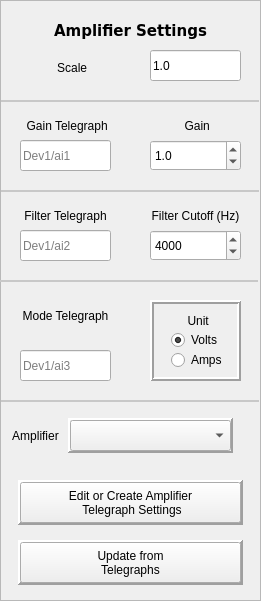
   <widget class="QFrame" name="frame_3">
    <property name="geometry">
     <rect>
      <x>250</x>
      <y>70</y>
      <width>261</width>
      <height>601</height>
     </rect>
    </property>
    <property name="frameShape">
     <enum>QFrame::StyledPanel</enum>
    </property>
    <property name="frameShadow">
     <enum>QFrame::Sunken</enum>
    </property>
    <widget class="QLabel" name="label_19">
     <property name="geometry">
      <rect>
       <x>0</x>
       <y>10</y>
       <width>261</width>
       <height>41</height>
      </rect>
     </property>
     <property name="font">
      <font>
       <family>Verdana</family>
       <pointsize>11</pointsize>
       <weight>75</weight>
       <bold>true</bold>
      </font>
     </property>
     <property name="text">
      <string>Amplifier Settings</string>
     </property>
     <property name="alignment">
      <set>Qt::AlignCenter</set>
     </property>
    </widget>
    <widget class="QLabel" name="label_10">
     <property name="geometry">
      <rect>
       <x>0</x>
       <y>110</y>
       <width>131</width>
       <height>31</height>
      </rect>
     </property>
     <property name="toolTip">
      <string>Change gain by telegraph</string>
     </property>
     <property name="text">
      <string> Gain Telegraph</string>
     </property>
     <property name="alignment">
      <set>Qt::AlignCenter</set>
     </property>
    </widget>
    <widget class="QFrame" name="frame">
     <property name="geometry">
      <rect>
       <x>150</x>
       <y>300</y>
       <width>91</width>
       <height>81</height>
      </rect>
     </property>
     <property name="toolTip">
      <string>Change units manually</string>
     </property>
     <property name="autoFillBackground">
      <bool>true</bool>
     </property>
     <property name="styleSheet">
      <string notr="true"/>
     </property>
     <property name="frameShape">
      <enum>QFrame::Box</enum>
     </property>
     <property name="frameShadow">
      <enum>QFrame::Raised</enum>
     </property>
     <property name="lineWidth">
      <number>2</number>
     </property>
     <property name="midLineWidth">
      <number>0</number>
     </property>
     <widget class="QLabel" name="label_6">
      <property name="geometry">
       <rect>
        <x>6</x>
        <y>10</y>
        <width>81</width>
        <height>21</height>
       </rect>
      </property>
      <property name="text">
       <string> Unit</string>
      </property>
      <property name="alignment">
       <set>Qt::AlignCenter</set>
      </property>
     </widget>
     <widget class="QRadioButton" name="amps_radio">
      <property name="geometry">
       <rect>
        <x>21</x>
        <y>50</y>
        <width>61</width>
        <height>20</height>
       </rect>
      </property>
      <property name="text">
       <string>Amps</string>
      </property>
      <property name="checked">
       <bool>false</bool>
      </property>
      <property name="autoExclusive">
       <bool>true</bool>
      </property>
     </widget>
     <widget class="QRadioButton" name="volts_radio">
      <property name="geometry">
       <rect>
        <x>21</x>
        <y>30</y>
        <width>61</width>
        <height>20</height>
       </rect>
      </property>
      <property name="toolTip">
       <string>Select </string>
      </property>
      <property name="layoutDirection">
       <enum>Qt::LeftToRight</enum>
      </property>
      <property name="text">
       <string>Volts</string>
      </property>
      <property name="checked">
       <bool>true</bool>
      </property>
     </widget>
    </widget>
    <widget class="QLabel" name="label_9">
     <property name="geometry">
      <rect>
       <x>0</x>
       <y>52</y>
       <width>141</width>
       <height>31</height>
      </rect>
     </property>
     <property name="toolTip">
      <string>Amplidier scale (before gain)</string>
     </property>
     <property name="text">
      <string> Scale</string>
     </property>
     <property name="textFormat">
      <enum>Qt::AutoText</enum>
     </property>
     <property name="alignment">
      <set>Qt::AlignCenter</set>
     </property>
    </widget>
    <widget class="QLineEdit" name="gain_telegraph">
     <property name="geometry">
      <rect>
       <x>20</x>
       <y>140</y>
       <width>91</width>
       <height>31</height>
      </rect>
     </property>
     <property name="toolTip">
      <string>Change gain by telegraph</string>
     </property>
     <property name="placeholderText">
      <string>Dev1/ai1</string>
     </property>
    </widget>
    <widget class="QDoubleSpinBox" name="gain_spinner">
     <property name="geometry">
      <rect>
       <x>150</x>
       <y>140</y>
       <width>91</width>
       <height>31</height>
      </rect>
     </property>
     <property name="toolTip">
      <string>Change gain manually</string>
     </property>
     <property name="buttonSymbols">
      <enum>QAbstractSpinBox::UpDownArrows</enum>
     </property>
     <property name="decimals">
      <number>1</number>
     </property>
     <property name="maximum">
      <double>100.000000000000000</double>
     </property>
     <property name="value">
      <double>1.000000000000000</double>
     </property>
    </widget>
    <widget class="Line" name="line">
     <property name="geometry">
      <rect>
       <x>1</x>
       <y>100</y>
       <width>258</width>
       <height>2</height>
      </rect>
     </property>
     <property name="styleSheet">
      <string notr="true">background-color: rgb(200, 200, 200);</string>
     </property>
     <property name="frameShadow">
      <enum>QFrame::Sunken</enum>
     </property>
     <property name="lineWidth">
      <number>0</number>
     </property>
     <property name="orientation">
      <enum>Qt::Horizontal</enum>
     </property>
    </widget>
    <widget class="QLabel" name="label_16">
     <property name="geometry">
      <rect>
       <x>130</x>
       <y>110</y>
       <width>131</width>
       <height>31</height>
      </rect>
     </property>
     <property name="toolTip">
      <string>Change gain manually</string>
     </property>
     <property name="text">
      <string> Gain</string>
     </property>
     <property name="alignment">
      <set>Qt::AlignCenter</set>
     </property>
    </widget>
    <widget class="QLabel" name="label_20">
     <property name="geometry">
      <rect>
       <x>0</x>
       <y>200</y>
       <width>131</width>
       <height>31</height>
      </rect>
     </property>
     <property name="toolTip">
      <string>Change filter cuttoff by telegraph</string>
     </property>
     <property name="text">
      <string>Filter Telegraph</string>
     </property>
     <property name="alignment">
      <set>Qt::AlignCenter</set>
     </property>
    </widget>
    <widget class="QLabel" name="label_21">
     <property name="geometry">
      <rect>
       <x>130</x>
       <y>200</y>
       <width>131</width>
       <height>31</height>
      </rect>
     </property>
     <property name="toolTip">
      <string>Change filter cuttoff manually</string>
     </property>
     <property name="text">
      <string>Filter Cutoff (Hz)</string>
     </property>
     <property name="alignment">
      <set>Qt::AlignCenter</set>
     </property>
    </widget>
    <widget class="QLineEdit" name="fc_telegraph">
     <property name="geometry">
      <rect>
       <x>20</x>
       <y>230</y>
       <width>91</width>
       <height>31</height>
      </rect>
     </property>
     <property name="toolTip">
      <string>Change filter cuttoff by telegraph</string>
     </property>
     <property name="placeholderText">
      <string>Dev1/ai2</string>
     </property>
    </widget>
    <widget class="QFrame" name="frame_24">
     <property name="geometry">
      <rect>
       <x>18</x>
       <y>540</y>
       <width>225</width>
       <height>45</height>
      </rect>
     </property>
     <property name="font">
      <font>
       <family>MS Shell Dlg 2</family>
       <weight>75</weight>
       <bold>true</bold>
      </font>
     </property>
     <property name="toolTip">
      <string>Update units, gain and fc cutoff.</string>
     </property>
     <property name="frameShape">
      <enum>QFrame::Panel</enum>
     </property>
     <property name="frameShadow">
      <enum>QFrame::Raised</enum>
     </property>
     <property name="lineWidth">
      <number>3</number>
     </property>
     <property name="midLineWidth">
      <number>1</number>
     </property>
    </widget>
    <widget class="QPushButton" name="update_gain_fc_unit">
     <property name="geometry">
      <rect>
       <x>20</x>
       <y>542</y>
       <width>221</width>
       <height>41</height>
      </rect>
     </property>
     <property name="toolTip">
      <string>Updates gain, filter and unit from telegraph</string>
     </property>
     <property name="text">
      <string>Update from
Telegraphs</string>
     </property>
    </widget>
    <widget class="QLineEdit" name="units_telegraph">
     <property name="geometry">
      <rect>
       <x>20</x>
       <y>350</y>
       <width>91</width>
       <height>31</height>
      </rect>
     </property>
     <property name="toolTip">
      <string>Change unit by telegraph</string>
     </property>
     <property name="placeholderText">
      <string>Dev1/ai3</string>
     </property>
    </widget>
    <widget class="QLabel" name="label_34">
     <property name="geometry">
      <rect>
       <x>0</x>
       <y>300</y>
       <width>131</width>
       <height>31</height>
      </rect>
     </property>
     <property name="toolTip">
      <string>Change unit by telegraph </string>
     </property>
     <property name="text">
      <string>Mode Telegraph</string>
     </property>
     <property name="alignment">
      <set>Qt::AlignCenter</set>
     </property>
    </widget>
    <widget class="QLabel" name="label_13">
     <property name="geometry">
      <rect>
       <x>0</x>
       <y>420</y>
       <width>71</width>
       <height>31</height>
      </rect>
     </property>
     <property name="toolTip">
      <string>Patch clamp amplifier settings</string>
     </property>
     <property name="text">
      <string>Amplifier</string>
     </property>
     <property name="alignment">
      <set>Qt::AlignCenter</set>
     </property>
    </widget>
    <widget class="QComboBox" name="amplifier_box">
     <property name="geometry">
      <rect>
       <x>70</x>
       <y>420</y>
       <width>161</width>
       <height>31</height>
      </rect>
     </property>
     <property name="toolTip">
      <string>Patch clamp amplifier settings</string>
     </property>
    </widget>
    <widget class="QFrame" name="frame_13">
     <property name="geometry">
      <rect>
       <x>68</x>
       <y>418</y>
       <width>165</width>
       <height>35</height>
      </rect>
     </property>
     <property name="font">
      <font>
       <family>MS Shell Dlg 2</family>
       <weight>75</weight>
       <bold>true</bold>
      </font>
     </property>
     <property name="frameShape">
      <enum>QFrame::Panel</enum>
     </property>
     <property name="frameShadow">
      <enum>QFrame::Raised</enum>
     </property>
     <property name="lineWidth">
      <number>2</number>
     </property>
     <property name="midLineWidth">
      <number>1</number>
     </property>
    </widget>
    <widget class="QSpinBox" name="fc_spinner">
     <property name="enabled">
      <bool>true</bool>
     </property>
     <property name="geometry">
      <rect>
       <x>150</x>
       <y>230</y>
       <width>91</width>
       <height>31</height>
      </rect>
     </property>
     <property name="toolTip">
      <string>Change filter cuttoff manually</string>
     </property>
     <property name="maximum">
      <number>100000</number>
     </property>
     <property name="singleStep">
      <number>1000</number>
     </property>
     <property name="value">
      <number>4000</number>
     </property>
    </widget>
    <widget class="QFrame" name="frame_25">
     <property name="geometry">
      <rect>
       <x>18</x>
       <y>480</y>
       <width>225</width>
       <height>45</height>
      </rect>
     </property>
     <property name="font">
      <font>
       <family>MS Shell Dlg 2</family>
       <weight>75</weight>
       <bold>true</bold>
      </font>
     </property>
     <property name="toolTip">
      <string>Creates new telegraph values for an amplifier</string>
     </property>
     <property name="frameShape">
      <enum>QFrame::Panel</enum>
     </property>
     <property name="frameShadow">
      <enum>QFrame::Raised</enum>
     </property>
     <property name="lineWidth">
      <number>3</number>
     </property>
     <property name="midLineWidth">
      <number>1</number>
     </property>
    </widget>
    <widget class="QPushButton" name="create_telegraph_dictionary">
     <property name="geometry">
      <rect>
       <x>20</x>
       <y>482</y>
       <width>221</width>
       <height>41</height>
      </rect>
     </property>
     <property name="toolTip">
      <string>Creates new telegraph values for an amplifier</string>
     </property>
     <property name="text">
      <string>Edit or Create Amplifier
 Telegraph Settings</string>
     </property>
    </widget>
    <widget class="Line" name="line_5">
     <property name="geometry">
      <rect>
       <x>1</x>
       <y>190</y>
       <width>258</width>
       <height>2</height>
      </rect>
     </property>
     <property name="styleSheet">
      <string notr="true">background-color: rgb(200, 200, 200);</string>
     </property>
     <property name="frameShadow">
      <enum>QFrame::Sunken</enum>
     </property>
     <property name="lineWidth">
      <number>0</number>
     </property>
     <property name="orientation">
      <enum>Qt::Horizontal</enum>
     </property>
    </widget>
    <widget class="Line" name="line_2">
     <property name="geometry">
      <rect>
       <x>0</x>
       <y>280</y>
       <width>258</width>
       <height>2</height>
      </rect>
     </property>
     <property name="styleSheet">
      <string notr="true">background-color: rgb(200, 200, 200);</string>
     </property>
     <property name="frameShadow">
      <enum>QFrame::Sunken</enum>
     </property>
     <property name="lineWidth">
      <number>0</number>
     </property>
     <property name="orientation">
      <enum>Qt::Horizontal</enum>
     </property>
    </widget>
    <widget class="Line" name="line_3">
     <property name="geometry">
      <rect>
       <x>1</x>
       <y>400</y>
       <width>258</width>
       <height>2</height>
      </rect>
     </property>
     <property name="styleSheet">
      <string notr="true">background-color: rgb(200, 200, 200);</string>
     </property>
     <property name="frameShadow">
      <enum>QFrame::Sunken</enum>
     </property>
     <property name="lineWidth">
      <number>0</number>
     </property>
     <property name="orientation">
      <enum>Qt::Horizontal</enum>
     </property>
    </widget>
    <widget class="QLineEdit" name="scale_box">
     <property name="geometry">
      <rect>
       <x>150</x>
       <y>50</y>
       <width>91</width>
       <height>31</height>
      </rect>
     </property>
     <property name="toolTip">
      <string>Amplidier scale (before gain)</string>
     </property>
     <property name="text">
      <string>1.0</string>
     </property>
     <property name="placeholderText">
      <string/>
     </property>
    </widget>
    <zorder>frame_13</zorder>
    <zorder>label_19</zorder>
    <zorder>label_10</zorder>
    <zorder>frame</zorder>
    <zorder>label_9</zorder>
    <zorder>gain_telegraph</zorder>
    <zorder>gain_spinner</zorder>
    <zorder>line</zorder>
    <zorder>label_16</zorder>
    <zorder>label_20</zorder>
    <zorder>label_21</zorder>
    <zorder>fc_telegraph</zorder>
    <zorder>frame_24</zorder>
    <zorder>update_gain_fc_unit</zorder>
    <zorder>units_telegraph</zorder>
    <zorder>label_34</zorder>
    <zorder>label_13</zorder>
    <zorder>amplifier_box</zorder>
    <zorder>fc_spinner</zorder>
    <zorder>frame_25</zorder>
    <zorder>create_telegraph_dictionary</zorder>
    <zorder>line_5</zorder>
    <zorder>line_2</zorder>
    <zorder>line_3</zorder>
    <zorder>scale_box</zorder>
   </widget>
